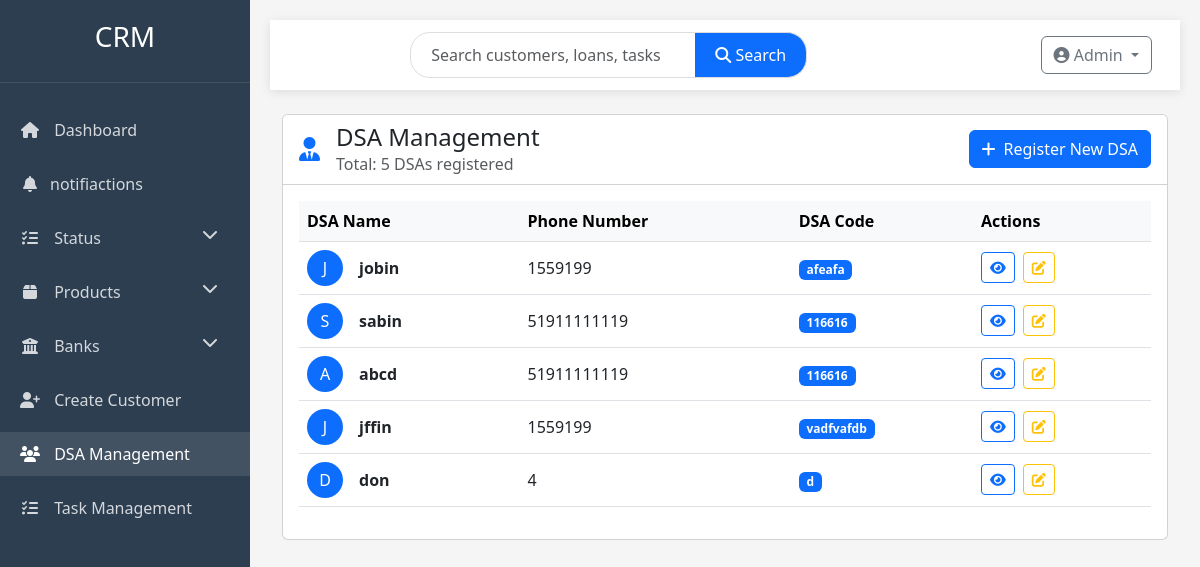
Page /dsa_list on the earlier database version.
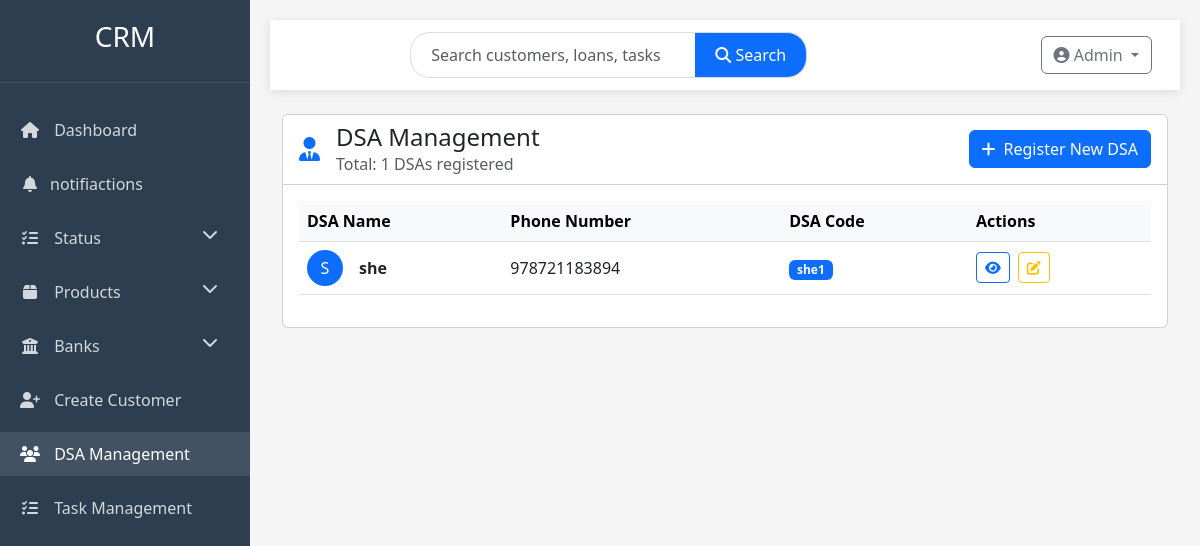
Same page on the later database version.
### profiles/models.py (models this page shows, shortened)
class DSA(models.Model):
    dsa_name = models.CharField(max_length=50)
    dsa_code = models.CharField(max_length=50)
    dsa_phone_number = models.IntegerField()
    created_date = models.DateField(auto_now_add=True)

### profiles/views.py (the view)
# urls.py: path('dsa_list',views.dsa_lis,name='dsa_list'),
def dsa_lis(request):
    dsa = DSA.objects.all()
    return render(request,'dsa_list.html',{'dsa':dsa})

### templates/dsa_list.html (shortened to what this page needs)
{% extends 'base.html' %}
{% block content %}
<div class="row animate-fade">
    <div class="col-12">
        <div class="card">
            <div class="card-header bg-white">
                <div class="d-flex justify-content-between align-items-center">
                    <div class="d-flex align-items-center">
                        <i class="fas fa-user-tie me-3 text-primary" style="font-size: 1.5rem;"></i>
                        <div>
                            <h4 class="mb-0">DSA Management</h4>
                            <p class="text-muted mb-0">Total: {{ dsa.count }} DSAs registered</p>
                        </div>
                    </div>
                    <a href="{% url 'dsa_create' %}" class="btn btn-primary">
                        <i class="fas fa-plus me-2"></i>Register New DSA
                    </a>
                </div>
            </div>
            <div class="card-body">
                {% if dsa %}
                <div class="table-responsive">
                    <table class="table table-hover align-middle">
                        <thead class="table-light">
                            <tr>
                                <th>DSA Name</th>
                                <th>Phone Number</th>
                                <th>DSA Code</th>
                                <th>Actions</th>
                            </tr>
                        </thead>
                        <tbody>
                            {% for ds in dsa %}
                            <tr>
                                <td>
                                    <div class="d-flex align-items-center">
                                        <div class="avatar bg-primary text-white rounded-circle d-flex align-items-center justify-content-center me-3" style="width: 36px; height: 36px;">
                                            {{ ds.dsa_name|first|upper }}
                                        </div>
                                        <strong>{{ ds.dsa_name }}</strong>
                                    </div>
                                </td>
                                <td>{{ ds.dsa_phone_number }}</td>
                                <td>
                                    <span class="badge bg-primary">{{ ds.dsa_code }}</span>
                                </td>
                                <td>
                                    <div class="d-flex gap-2">
                                        <a href="#" class="btn btn-sm btn-outline-primary">
                                            <i class="fas fa-eye"></i>
                                        </a>
                                        <a href="#" class="btn btn-sm btn-outline-warning">
                                            <i class="fas fa-edit"></i>
                                        </a>
                                    </div>
                                </td>
                            </tr>
                            {% endfor %}
                        </tbody>
                    </table>
                </div>
                {% else %}
                <div class="text-center py-5">
                    <i class="fas fa-user-tie fa-3x text-muted mb-3"></i>
                    <h5>No DSAs Registered</h5>
                    <p class="text-muted">Click the button above to register your first DSA</p>
                </div>
                {% endif %}
            </div>
        </div>
    </div>
</div>
{% endblock %}

Differences in the rows shown:
removed DSA: dsa_name|first "J", dsa_name "jobin", dsa_phone_number "1559199", dsa_code "afeafa"
removed DSA: dsa_name|first "S", dsa_name "sabin", dsa_phone_number "51911111119", dsa_code "116616"
removed DSA: dsa_name|first "A", dsa_name "abcd", dsa_phone_number "51911111119", dsa_code "116616"
removed DSA: dsa_name|first "J", dsa_name "jffin", dsa_phone_number "1559199", dsa_code "vadfvafdb"
removed DSA: dsa_name|first "D", dsa_name "don", dsa_phone_number "4", dsa_code "d"
added DSA: dsa_name|first "S", dsa_name "she", dsa_phone_number "978721183894", dsa_code "she1"
Other differences:
{{ dsa.count }}: "5" → "1"
